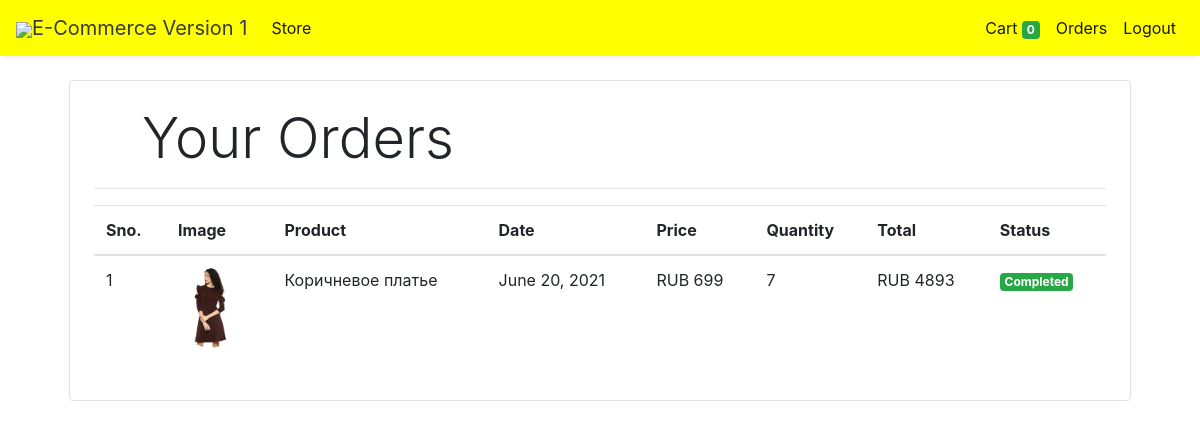
Screenshot of /orders (signed in) with the database file from the repository.
### store/models/orders.py (models this page shows, shortened)
class Order(models.Model):
    product = models.ForeignKey(Products,
                                on_delete=models.CASCADE)
    customer = models.ForeignKey(Customer,
                                 on_delete=models.CASCADE)
    quantity = models.IntegerField(default=1)
    price = models.IntegerField()
    address = models.CharField (max_length=50, default='', blank=True)
    phone = models.CharField (max_length=50, default='', blank=True)
    date = models.DateField (default=datetime.datetime.today)
    status = models.BooleanField (default=False)
    @staticmethod
    def get_orders_by_customer(customer_id):
        return Order.objects.filter(customer=customer_id).order_by('-date')

### store/models/product.py (models this page shows, shortened)
class Products(models.Model):
    name = models.CharField(max_length=60)
    price= models.IntegerField(default=0)
    category= models.ForeignKey(Category,on_delete=models.CASCADE,default=1 )
    description= models.CharField(max_length=250, default='', blank=True, null= True)
    image= models.ImageField(upload_to='uploads/products/')

### store/middlewares/auth.py (the view)
    def middleware(request):
        print(request.session.get('customer'))
        returnUrl = request.META['PATH_INFO']
        print(request.META['PATH_INFO'])
        if not request.session.get('customer'):
           return redirect(f'login?return_url={returnUrl}')
        response = get_response(request)
        return response

### store/templatetags/custom_filter.py (called while the page is built)
@register.filter(name='currency')
def currency(number):
    return "RUB "+str(number)

@register.filter(name='multiply')
def multiply(number , number1):
    return number * number1

### store/views/orders.py (called while the page is built)
    def get(self , request ):
        customer = request.session.get('customer')
        orders = Order.get_orders_by_customer(customer)
        print(orders)
        return render(request , 'orders.html'  , {'orders' : orders})

### store/templates/orders.html
{% extends 'base.html' %}
{% block content %}
{% load cart %}
{% load custom_filter %}
<div class="container">
   <div class="border rounded p-4 m-4">
        <p class="display-4 pl-4 ml-4">Your Orders</p>
        <hr>
        <table class="table">
            <thead>
                <tr>
                    <th>Sno.</th>
                    <th>Image</th>
                    <th>Product</th>
                    <th>Date</th>
                    <th>Price</th>
                    <th>Quantity</th>
                    <th>Total</th>
                    <th>Status</th>
                </tr>
            </thead>
            <tbody>
                {% for order in orders %}
                <tr>
                    <td>{{forloop.counter}}</td>
                    <td><img style="height: 80px;" class="rounded-circle" src="{{order.product.image.url}}" alt=""></td>
                    <td>{{order.product.name}}</td>
                    <td>{{order.date}}</td>
                    <td>{{order.price|currency}}</td>
                    <td>{{order.quantity}}</td>
                    <td>{{order.quantity|multiply:order.price|currency}}</td>
                    {% if order.status %}
                    <td><small class="badge badge-success">Completed</small></td>
                    {%else%}
                    <td><small class="badge badge-warning">Pending</small></td>
                    {% endif %}
                </tr>
                {% endfor %}
            </tbody>
        </table>
   </div>
</div>
{% endblock %}

### rows the page displays
Order: product.image (picture), product.name "Коричневое платье", date "June 20, 2021", price "RUB 699", quantity "7", quantity|multiply "RUB 4893", status "Completed"

### other values shown
{{ request.session.cart.keys|length }} "0"
